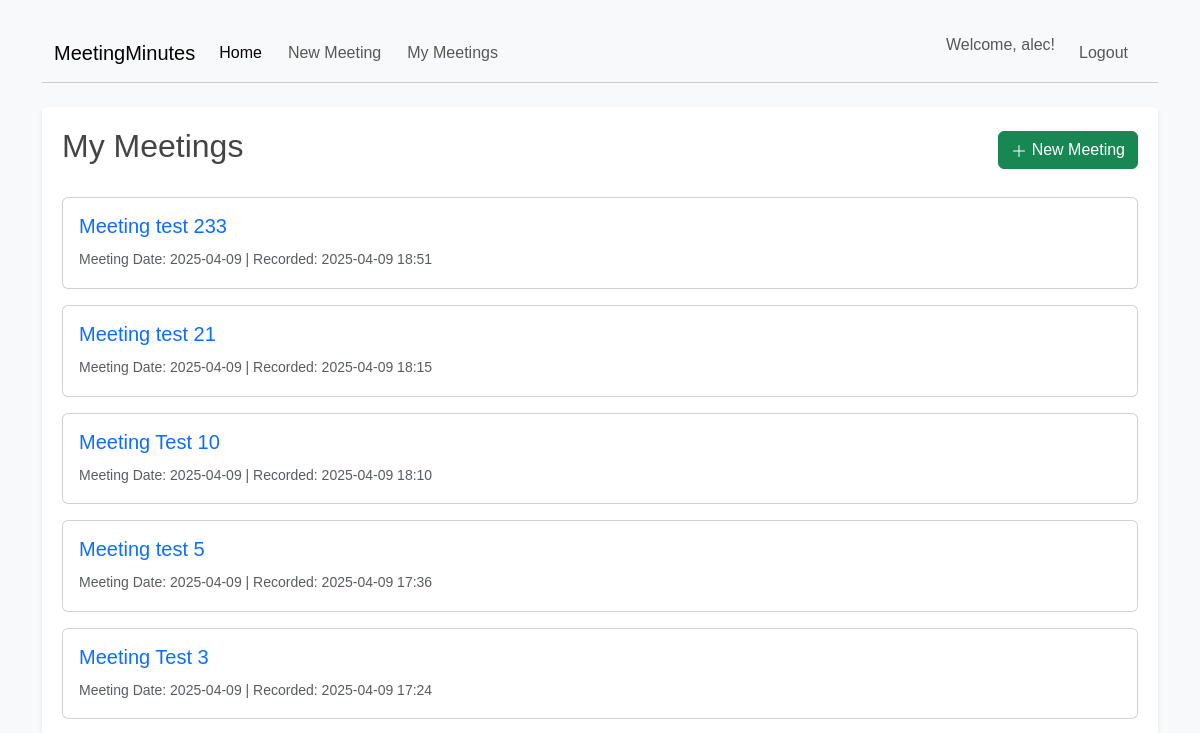
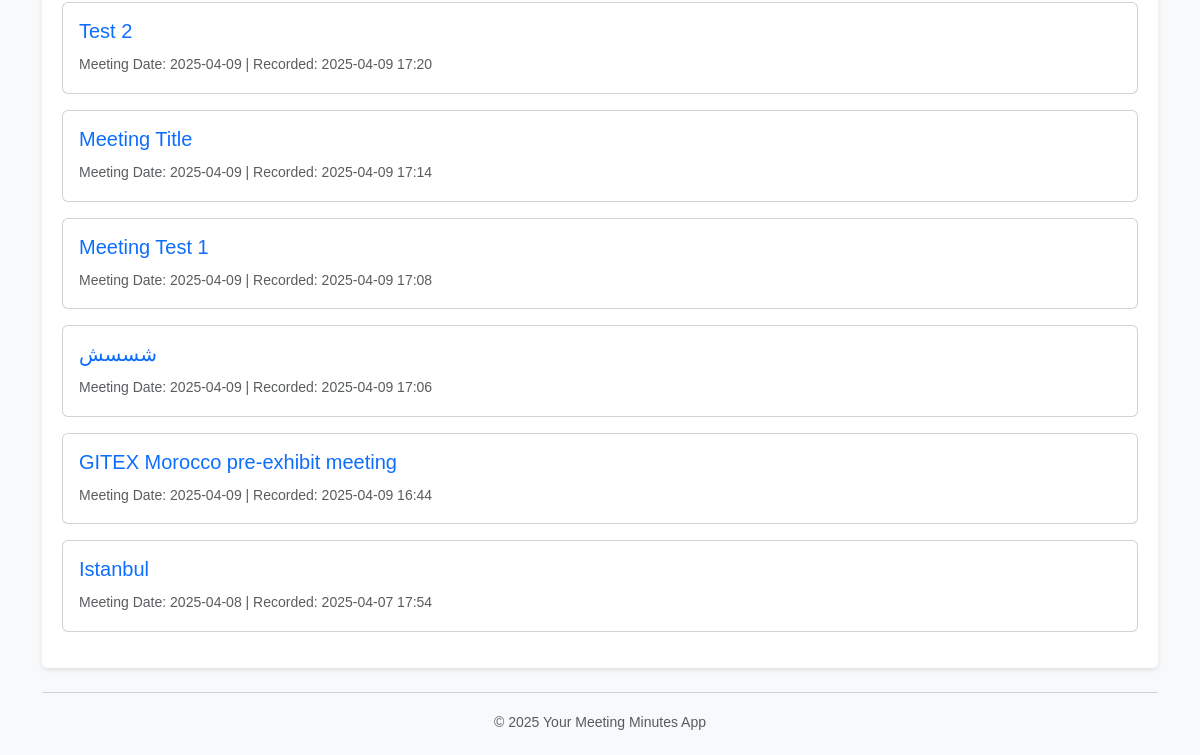
Before: /meetings (signed in) with the older database file (2 pictures, top to bottom).
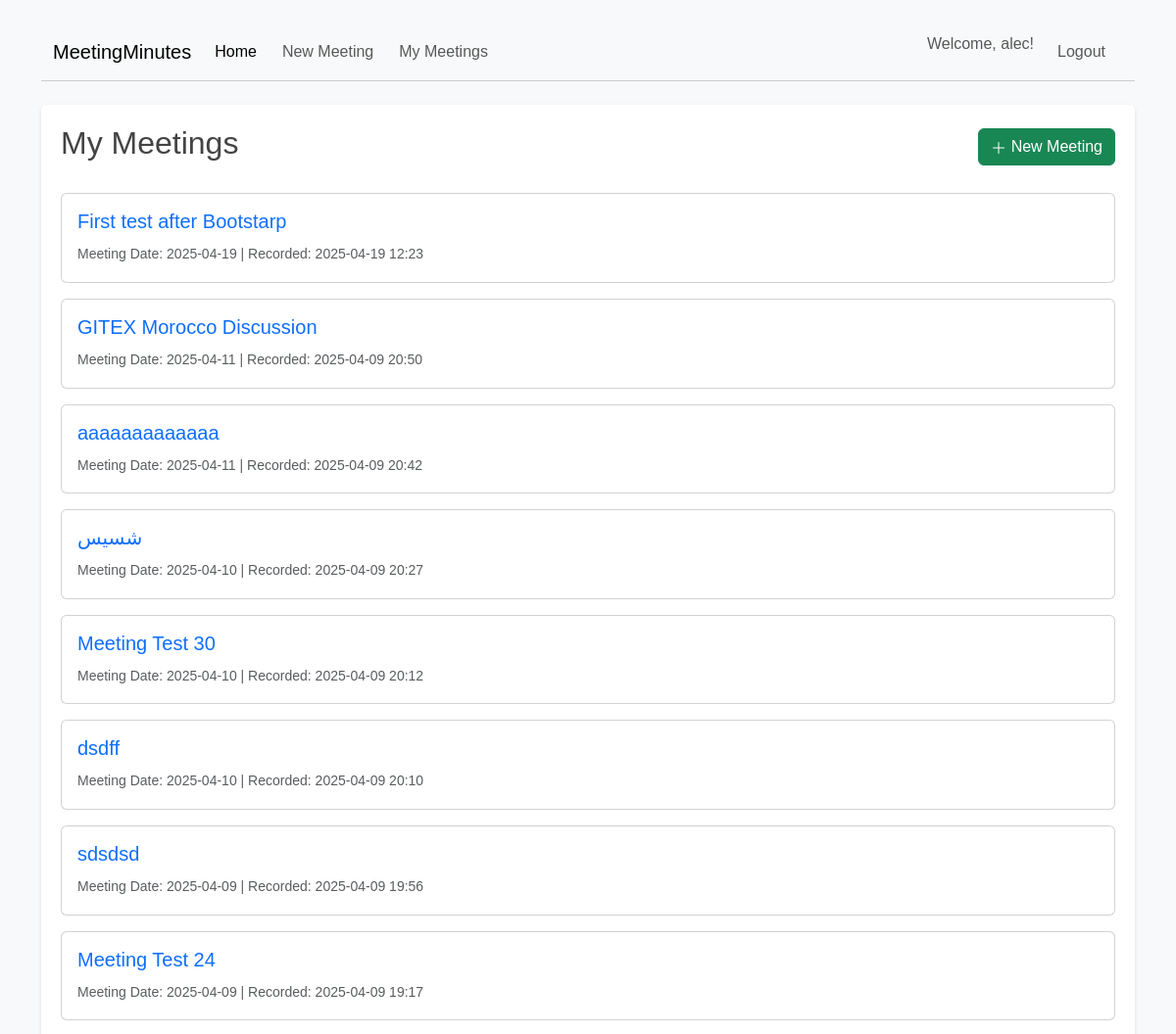
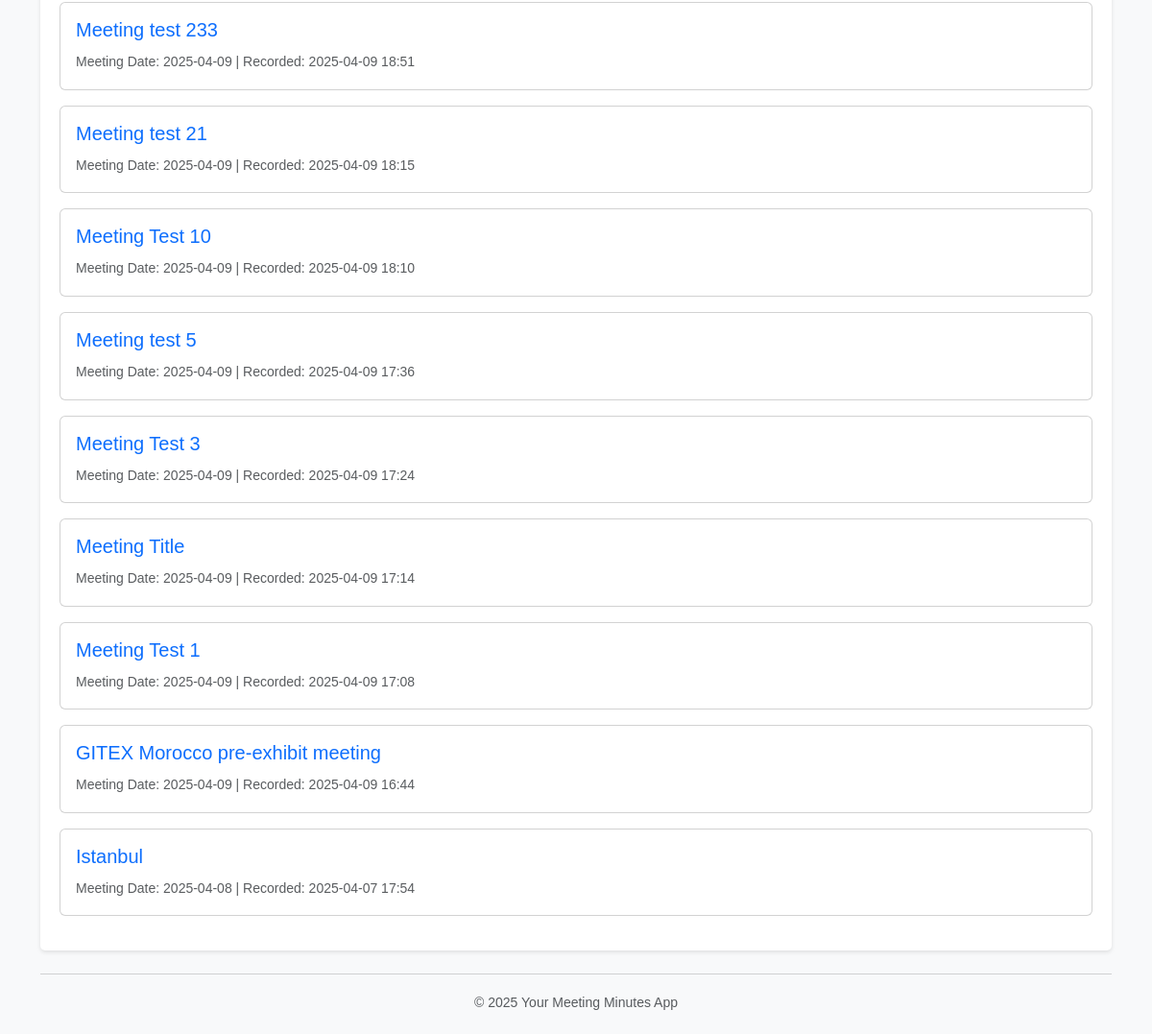
After: the same page with the newer database file (2 pictures, top to bottom).
### app.py (models this page shows, shortened)
class User(db.Model, UserMixin):
    id = db.Column(db.Integer, primary_key=True)
    username = db.Column(db.String(20), unique=True, nullable=False)
    password_hash = db.Column(db.String(60), nullable=False)
    meetings = db.relationship('Meeting', backref='author', lazy=True)
    pass

class Meeting(db.Model):
    id = db.Column(db.Integer, primary_key=True)
    title = db.Column(db.String(100), nullable=False) # Meeting title, required
    meeting_date = db.Column(db.DateTime, nullable=False, default=datetime.datetime.utcnow)
    attendees = db.Column(db.Text, nullable=True) # Optional for now
    agenda = db.Column(db.Text, nullable=False) # Required
    minutes = db.Column(db.Text, nullable=True) # Optional
    action_items = db.Column(db.Text, nullable=True) # Optional
    date_posted = db.Column(db.DateTime, nullable=False, default=datetime.datetime.utcnow)
    user_id = db.Column(db.Integer, db.ForeignKey('user.id'), nullable=False)

### app.py (the view)
@app.route("/meetings")
@login_required
def meetings_list():
    meetings = Meeting.query.filter_by(author=current_user)\
                            .order_by(Meeting.date_posted.desc()).all()
    return render_template('meetings.html', title='My Meetings', meetings=meetings)

### app.py (called while the page is built)
@login_manager.user_loader
def load_user(user_id):
    try:
        return User.query.get(int(user_id))
    except ValueError:
        return None
    except Exception as e:
        app.logger.error(f"Error loading user {user_id}: {e}")
        return None

### templates/meetings.html (shortened to what this page needs)
{% extends "base.html" %}
{% block content %}
    <div class="d-flex justify-content-between align-items-center mb-4">
        <h2>My Meetings</h2>
        <a href="{{ url_for('new_meeting') }}" class="btn btn-success">
            <svg xmlns="http://www.w3.org/2000/svg" width="16" height="16" fill="currentColor" class="bi bi-plus-lg" viewBox="0 0 16 16">
              <path fill-rule="evenodd" d="M8 2a.5.5 0 0 1 .5.5v5h5a.5.5 0 0 1 0 1h-5v5a.5.5 0 0 1-1 0v-5h-5a.5.5 0 0 1 0-1h5v-5A.5.5 0 0 1 8 2"/>
            </svg>
            New Meeting
        </a>
    </div>
    {% if meetings %}
        {% for meeting in meetings %}
            <div class="card mb-3">
              <div class="card-body">
                <h5 class="card-title">
                    <a href="{{ url_for('meeting_detail', meeting_id=meeting.id) }}" class="text-decoration-none">
                        {{ meeting.title }}
                    </a>
                </h5>
                <p class="card-text">
                    <small class="text-muted">
                        Meeting Date: {{ meeting.meeting_date.strftime('%Y-%m-%d') }} |
                        Recorded: {{ meeting.date_posted.strftime('%Y-%m-%d %H:%M') }}
                    </small>
                </p>
              </div>
            </div>
        {% endfor %}
    {% else %}
        <div class="alert alert-info" role="alert">
          You haven't recorded any meetings yet. <a href="{{ url_for('new_meeting') }}" class="alert-link">Create one now!</a>
        </div>
    {% endif %}
{% endblock %}

### templates/base.html (shortened to what this page needs)
<!DOCTYPE html>
<html lang="en">
<head>
    <link href="https://cdn.jsdelivr.net/npm/bootstrap@5.3.3/dist/css/bootstrap.min.css" rel="stylesheet">
    <link rel="stylesheet" type="text/css" href="{{ url_for('static', filename='css/main.css') }}">
</head>
<body>
    <div class="container mt-4">
        <header>
            <nav class="navbar navbar-expand-lg navbar-light bg-light mb-4">
              <div class="container-fluid">
                <a class="navbar-brand" href="{{ url_for('index') }}">MeetingMinutes</a>
                <div class="collapse navbar-collapse" id="navbarNav">
                  <ul class="navbar-nav me-auto mb-2 mb-lg-0">
                    <li class="nav-item">
                      <a class="nav-link active" aria-current="page" href="{{ url_for('index') }}">Home</a>
                    </li>
                    {% if current_user.is_authenticated %}
                    <li class="nav-item">
                      <a class="nav-link" href="{{ url_for('new_meeting') }}">New Meeting</a>
                    </li>
                    <li class="nav-item">
                      <a class="nav-link" href="{{ url_for('meetings_list') }}">My Meetings</a>
                    </li>
                    {% endif %}
                  </ul>
                  <ul class="navbar-nav ms-auto mb-2 mb-lg-0">
                    {% if current_user.is_authenticated %}
                        <li class="nav-item">
                            <span class="navbar-text me-3">
                                Welcome, {{ current_user.username }}!
                            </span>
                        </li>
                         <li class="nav-item">
                            <a class="nav-link" href="{{ url_for('logout') }}">Logout</a>
                        </li>
                    {% endif %}
                  </ul>
                </div>
              </div>
            </nav>
        </header>
        <main role="main">
            {% block content %}{% endblock %}
        </main>
        <footer class="mt-4 text-center text-muted">
            <hr>
            <p><small>&copy; <span id="footer-year"></span> Your Meeting Minutes App</small></p>
        </footer>
    </div>
</body>
</html>

### static/css/main.css (style rules this page uses)
body { font-family: sans-serif; margin: 20px; line-height: 1.6; background-color: #f8f9fa; color: #333; }
header nav { margin-bottom: 15px; padding-bottom: 10px; border-bottom: 1px solid #ccc; }
header nav a { text-decoration: none; color: #007bff; margin-right: 10px; }
header nav span { margin-right: 10px; color: #555; }
main { background-color: #ffffff; padding: 20px; border-radius: 5px; box-shadow: 0 2px 4px rgba(0,0,0,0.1); }
h1, h2, h3 { color: #444; }
footer { margin-top: 30px; text-align: center; color: #777; }

Changed rows visible on the page:
removed Meeting: title "Test 2", meeting_date "2025-04-09", date_posted "2025-04-09 17:20"
removed Meeting: title "شسسش", meeting_date "2025-04-09", date_posted "2025-04-09 17:06"
added Meeting: title "First test after Bootstarp", meeting_date "2025-04-19", date_posted "2025-04-19 12:23"
added Meeting: title "GITEX Morocco Discussion", meeting_date "2025-04-11", date_posted "2025-04-09 20:50"
added Meeting: title "aaaaaaaaaaaaa", meeting_date "2025-04-11", date_posted "2025-04-09 20:42"
added Meeting: title "شسیس", meeting_date "2025-04-10", date_posted "2025-04-09 20:27"
added Meeting: title "Meeting Test 30", meeting_date "2025-04-10", date_posted "2025-04-09 20:12"
added Meeting: title "dsdff", meeting_date "2025-04-10", date_posted "2025-04-09 20:10"
added Meeting: title "sdsdsd", meeting_date "2025-04-09", date_posted "2025-04-09 19:56"
added Meeting: title "Meeting Test 24", meeting_date "2025-04-09", date_posted "2025-04-09 19:17"
